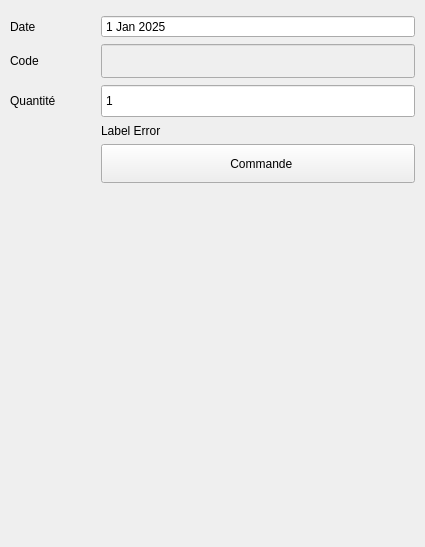
        <widget class="QWidget" name="NewCommandPage">
         <layout class="QVBoxLayout" name="verticalLayout_11">
          <property name="leftMargin">
           <number>10</number>
          </property>
          <property name="topMargin">
           <number>15</number>
          </property>
          <property name="rightMargin">
           <number>10</number>
          </property>
          <item>
           <widget class="QFrame" name="frame_8">
            <layout class="QGridLayout" name="gridLayout_2">
             <property name="leftMargin">
              <number>0</number>
             </property>
             <property name="topMargin">
              <number>0</number>
             </property>
             <property name="rightMargin">
              <number>0</number>
             </property>
             <property name="bottomMargin">
              <number>0</number>
             </property>
             <item row="2" column="0">
              <widget class="QLabel" name="label_34">
               <property name="minimumSize">
                <size>
                 <width>85</width>
                 <height>0</height>
                </size>
               </property>
               <property name="maximumSize">
                <size>
                 <width>79</width>
                 <height>30</height>
                </size>
               </property>
               <property name="text">
                <string>Quantité</string>
               </property>
              </widget>
             </item>
             <item row="4" column="1">
              <widget class="QPushButton" name="btnSaveCommand">
               <property name="minimumSize">
                <size>
                 <width>49</width>
                 <height>39</height>
                </size>
               </property>
               <property name="text">
                <string>  Commande</string>
               </property>
               <property name="icon">
                <iconset resource="../resource.qrc">
                 <normaloff>:/icons/icons/cil-save.png</normaloff>:/icons/icons/cil-save.png</iconset>
               </property>
               <property name="iconSize">
                <size>
                 <width>22</width>
                 <height>22</height>
                </size>
               </property>
              </widget>
             </item>
             <item row="2" column="1">
              <widget class="QSpinBox" name="spBoxCommandQte">
               <property name="minimumSize">
                <size>
                 <width>314</width>
                 <height>34</height>
                </size>
               </property>
               <property name="buttonSymbols">
                <enum>QAbstractSpinBox::NoButtons</enum>
               </property>
               <property name="minimum">
                <number>1</number>
               </property>
               <property name="maximum">
                <number>1000000000</number>
               </property>
              </widget>
             </item>
             <item row="3" column="1">
              <widget class="QLabel" name="labelCommandError">
               <property name="text">
                <string>Label Error</string>
               </property>
              </widget>
             </item>
             <item row="3" column="0">
              <widget class="QLabel" name="commandArticleID">
               <property name="text">
                <string/>
               </property>
              </widget>
             </item>
             <item row="0" column="0">
              <widget class="QLabel" name="label_33">
               <property name="text">
                <string>Date</string>
               </property>
              </widget>
             </item>
             <item row="1" column="1">
              <widget class="QLineEdit" name="lineEditCommandCode">
               <property name="enabled">
                <bool>false</bool>
               </property>
               <property name="minimumSize">
                <size>
                 <width>314</width>
                 <height>34</height>
                </size>
               </property>
               <property name="readOnly">
                <bool>true</bool>
               </property>
              </widget>
             </item>
             <item row="1" column="0">
              <widget class="QLabel" name="label_32">
               <property name="minimumSize">
                <size>
                 <width>85</width>
                 <height>0</height>
                </size>
               </property>
               <property name="maximumSize">
                <size>
                 <width>79</width>
                 <height>30</height>
                </size>
               </property>
               <property name="text">
                <string>Code</string>
               </property>
              </widget>
             </item>
             <item row="0" column="1">
              <widget class="QDateEdit" name="dateEditCommandDate">
               <property name="wrapping">
                <bool>false</bool>
               </property>
               <property name="frame">
                <bool>true</bool>
               </property>
               <property name="buttonSymbols">
                <enum>QAbstractSpinBox::NoButtons</enum>
               </property>
               <property name="dateTime">
                <datetime>
                 <hour>0</hour>
                 <minute>0</minute>
                 <second>0</second>
                 <year>2025</year>
                 <month>1</month>
                 <day>1</day>
                </datetime>
               </property>
               <property name="currentSection">
                <enum>QDateTimeEdit::DaySection</enum>
               </property>
               <property name="calendarPopup">
                <bool>false</bool>
               </property>
              </widget>
             </item>
            </layout>
           </widget>
          </item>
          <item>
           <spacer name="verticalSpacer_9">
            <property name="orientation">
             <enum>Qt::Vertical</enum>
            </property>
            <property name="sizeHint" stdset="0">
             <size>
              <width>20</width>
              <height>353</height>
             </size>
            </property>
           </spacer>
          </item>
         </layout>
        </widget>
